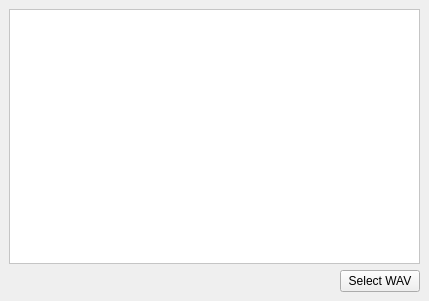
<?xml version="1.0" encoding="UTF-8"?>
<ui version="4.0">
 <class>MainWindow</class>
 <widget class="QMainWindow" name="MainWindow">
  <property name="geometry">
   <rect>
    <x>0</x>
    <y>0</y>
    <width>429</width>
    <height>301</height>
   </rect>
  </property>
  <property name="windowTitle">
   <string>WAV Plotter</string>
  </property>
  <widget class="QWidget" name="centralwidget">
   <layout class="QVBoxLayout" name="verticalLayout_2">
    <item>
     <widget class="QFrame" name="frame">
      <property name="sizePolicy">
       <sizepolicy hsizetype="Expanding" vsizetype="Expanding">
        <horstretch>0</horstretch>
        <verstretch>0</verstretch>
       </sizepolicy>
      </property>
      <property name="minimumSize">
       <size>
        <width>0</width>
        <height>250</height>
       </size>
      </property>
      <property name="styleSheet">
       <string notr="true">background-color: rgb(255, 255, 255);</string>
      </property>
      <property name="frameShape">
       <enum>QFrame::StyledPanel</enum>
      </property>
      <property name="frameShadow">
       <enum>QFrame::Raised</enum>
      </property>
      <layout class="QVBoxLayout" name="verticalLayout">
       <item>
        <widget class="Track" name="widget" native="true"/>
       </item>
      </layout>
     </widget>
    </item>
    <item>
     <layout class="QHBoxLayout" name="horizontalLayout">
      <property name="sizeConstraint">
       <enum>QLayout::SetDefaultConstraint</enum>
      </property>
      <property name="topMargin">
       <number>0</number>
      </property>
      <item>
       <spacer name="horizontalSpacer">
        <property name="orientation">
         <enum>Qt::Horizontal</enum>
        </property>
        <property name="sizeType">
         <enum>QSizePolicy::Expanding</enum>
        </property>
        <property name="sizeHint" stdset="0">
         <size>
          <width>40</width>
          <height>0</height>
         </size>
        </property>
       </spacer>
      </item>
      <item>
       <widget class="QPushButton" name="selectFile">
        <property name="text">
         <string>Select WAV</string>
        </property>
       </widget>
      </item>
     </layout>
    </item>
   </layout>
  </widget>
 </widget>
 <customwidgets>
  <customwidget>
   <class>Track</class>
   <extends>QWidget</extends>
   <header>track.h</header>
   <container>1</container>
  </customwidget>
 </customwidgets>
 <resources/>
 <connections/>
</ui>
